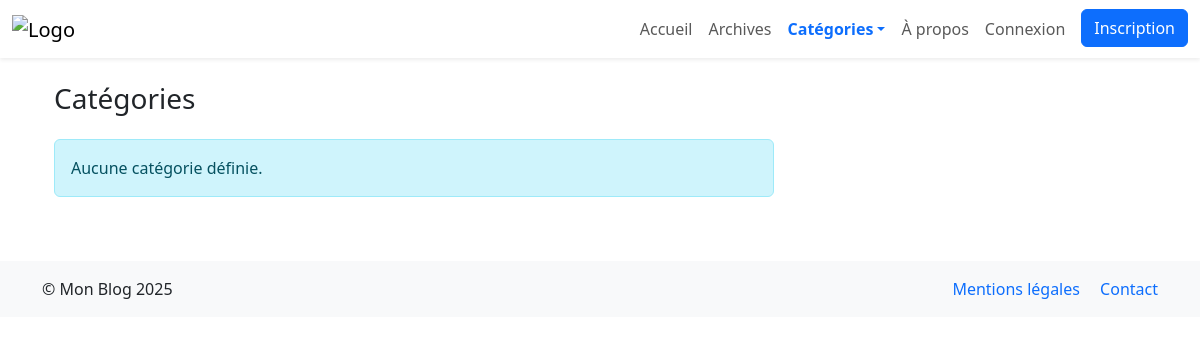
/categories/, run on an earlier commit of the app's database.
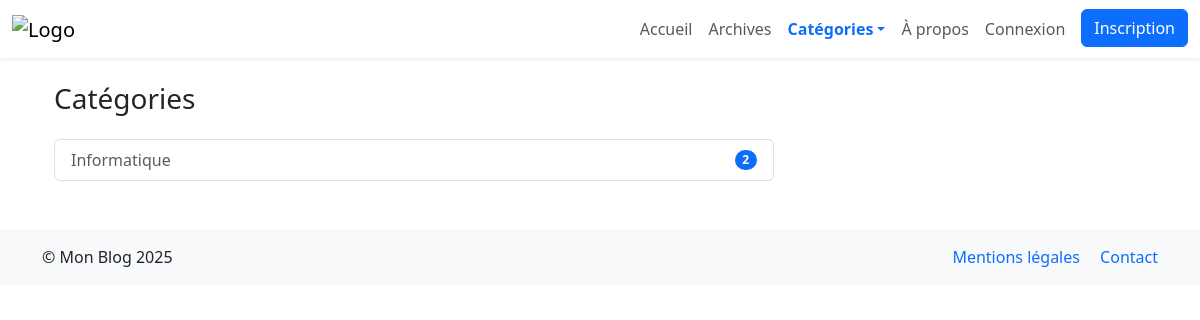
And on a later commit of the database.
### blogpost/models.py (models this page shows, shortened)
class Category(models.Model):
    name = models.CharField(max_length=100, unique=True)
    slug = models.SlugField(max_length=100, unique=True)
    created_at = models.DateTimeField(auto_now_add=True)
    class Meta:
        verbose_name_plural = "Categories"
        ordering = ['name']

### blogpost/views.py (the view)
# urls.py: path("categories/", views.CategoryListView.as_view(), name="category_list"),
class CategoryListView(ListView):
    model = Category
    template_name = 'blogpost/category_list.html'
    context_object_name = 'categories'

### blogpost/context_processors.py (called while the page is built)
def nav_categories(request):
    cache_key = 'nav_categories'
    cats = cache.get(cache_key)
    if cats is None:
        cats = list(Category.objects.all()[:8])
        cache.set(cache_key, cats, 3600)
    return {'nav_categories': cats}

### blogpost/templates/blogpost/category_list.html (shortened to what this page needs)
{% extends 'base.html' %}
{% load static querystring %}
{% block content %}
<div class="container">
    <div class="row">
        <div class="col-md-8">
            <h1 class="h3 mb-4">Catégories</h1>
            {% if categories %}
                <div class="list-group">
                    {% for category in categories %}
                        <a href="{% url 'category_detail' category.slug %}" class="list-group-item list-group-item-action d-flex justify-content-between align-items-center">
                            {{ category.name }}
                            <span class="badge bg-primary rounded-pill">{{ category.blog_posts.count }}</span>
                        </a>
                    {% endfor %}
                </div>
            {% else %}
                <div class="alert alert-info">Aucune catégorie définie.</div>
            {% endif %}
        </div>
        <div class="col-md-4">
        </div>
    </div>
</div>
{% endblock content %}

What changed in the data, as far as the page shows it:
added Category: name "Informatique", blog_posts.count "2"
Also different on the page:
text no longer shown: "Aucune catégorie définie."
